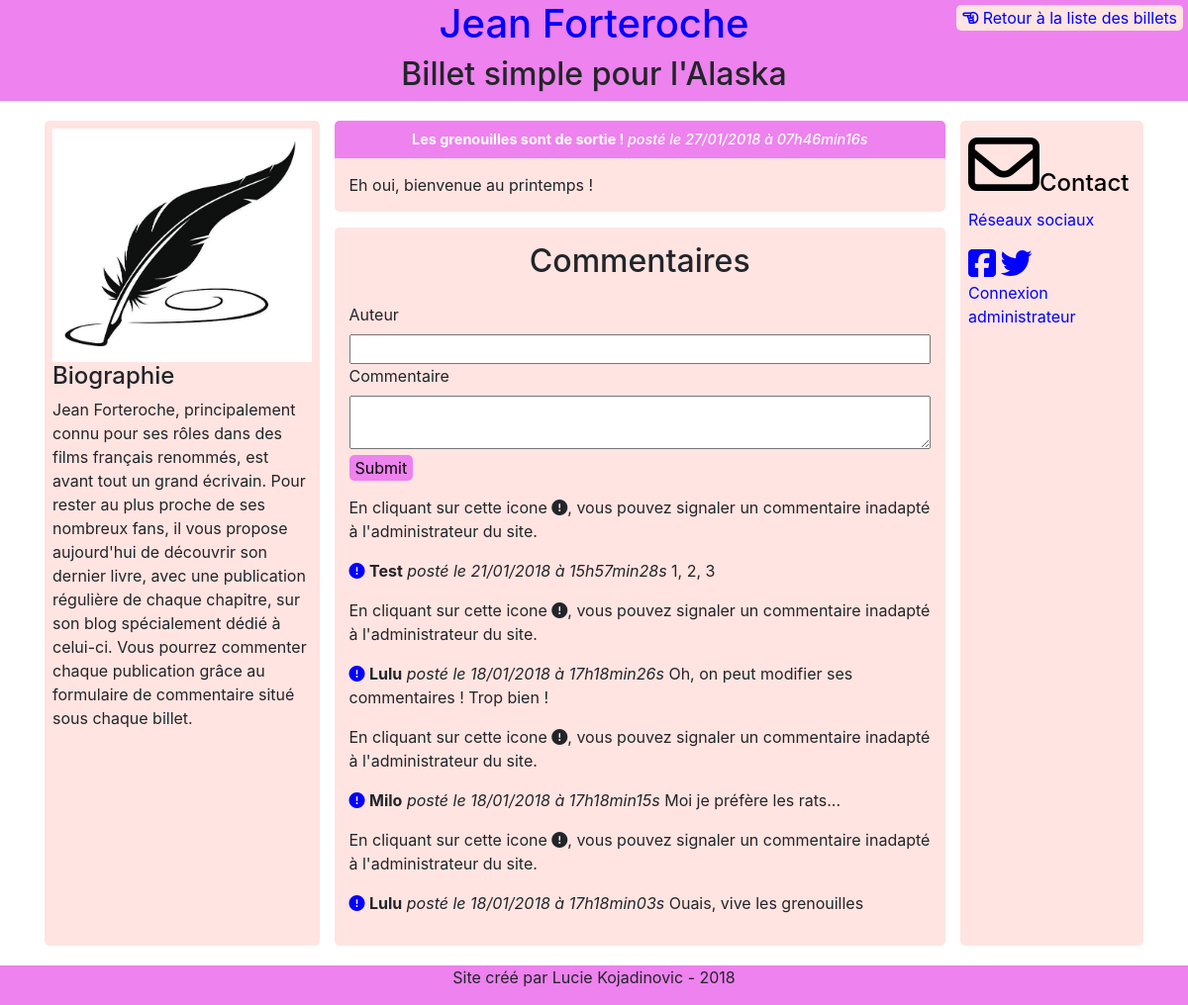
Page /index.php?action=post&id=2 on the committed database.
### tables this page shows
CREATE TABLE `posts` (
  `id` int(11) NOT NULL,
  `title` varchar(255) NOT NULL,
  `content` text NOT NULL,
  `creation_date` datetime NOT NULL
);

CREATE TABLE `comments` (
  `id` int(11) NOT NULL,
  `id_post` int(11) NOT NULL,
  `author` varchar(255) NOT NULL,
  `comment` text NOT NULL,
  `comment_date` datetime NOT NULL,
  `signalised` tinyint(1) NOT NULL DEFAULT '0'
);

### controler/frontend.php (called while the page is built, shortened)
<?php
require_once('./model/PostManager.php');
require_once('./model/CommentManager.php');
class FrontendControler
{
	public function post($postId, $signalised = false) {
		$postManager = new \Kldr\Blog\Model\PostManager();
		$commentManager = new \Kldr\Blog\Model\CommentManager();
		$post = $postManager->getPost($postId);
		$comments = $commentManager->getComments($postId);
		require('./view/frontend/postView.php');
	}
}

### model/PostManager.php (called while the page is built, shortened)
<?php
class PostManager extends Manager
{
    public function getPost($postId) {
        $db = $this->dbConnect();
        $req = $db->prepare('SELECT id, title, content, DATE_FORMAT(creation_date, \'%d/%m/%Y à %Hh%imin%ss\') AS creation_date FROM posts WHERE id = ?');
        $req->execute(array($postId));
        $post = $req->fetch();
        return $post;
    }
}

### model/CommentManager.php (called while the page is built, shortened)
<?php
class CommentManager extends Manager
{
    public function getComments($postId)
    {
		$db = $this->dbConnect();
	    $comments = $db->prepare('SELECT id, id_post, author, comment, DATE_FORMAT(comment_date, \'%d/%m/%Y à %Hh%imin%ss\') AS comment_date FROM comments WHERE id_post = ? ORDER BY comment_date DESC');
	    $comments->execute(array($postId));
    return $comments;
	}
}

### view/frontend/postView.php (the view, shortened to what this page needs)
<div>
    <button type="submit" id="return"><a href="index.php"><i class="fa fa-hand-o-left" aria-hidden="true"></i> Retour à la liste des billets</a></button>
</div>
<div class="col-md-7">
    <?php
    if(!empty($post)) {
    ?>
        <div class="news">
            <h3>
                <strong><?php echo htmlspecialchars($post['title']); ?> </strong>
                <i>posté le <?php echo htmlspecialchars($post['creation_date']); ?> </i>
            </h3>
            <p>
            <?php echo nl2br (htmlspecialchars($post['content'])); ?>
            </p>
        </div>
    <?php
    } else {
        echo "<p>Ce billet n'existe pas !</p>";
    }
    ?>
    <div id="commentDisplay" class="row">
        <h2>Commentaires</h2>
        <form action="index.php?action=addComment&amp;id=<?php echo htmlspecialchars($post['id']); ?>" method="post" id="formComment">
            <div id="commentView">
                <label for="author">Auteur</label><br />
                <input type="text" id="author" name="author" />
            </div>
            <div>
                <label for="comment">Commentaire</label><br />
                <textarea id="comment" name="comment"></textarea>
            </div>
            <div>
                <input type="submit" id="submitComment" />
            </div>
        </form>
        <?php
        while ($comment = $comments->fetch()) {
            ?>
            <p>En cliquant sur cette icone <i class="fa fa-exclamation-circle" aria-hidden="true"></i>, vous pouvez signaler un commentaire inadapté à l'administrateur du site.</p>
            <p>
                <a href="index.php?action=signalComment&amp;id=<?php echo htmlspecialchars($comment['id']); ?>&amp;postId=<?php echo htmlspecialchars($_GET['id']); ?>"><i class="fa fa-exclamation-circle" aria-hidden="true"></i></a>
                <strong><?php echo htmlspecialchars($comment['author']); ?></strong>
                <i>posté le <?php echo htmlspecialchars($comment['comment_date']); ?> </i>
                <?php echo nl2br(htmlspecialchars($comment['comment'])); ?>
            </p>
        <?php
        }
        ?>
    </div>
</div>
<?php $content = ob_get_clean(); ?>
<?php require('./view/template.php'); ?>

### index.php (shortened to what this page needs)
<?php
require('controler/frontend.php');
$frontendControler = new \Kldr\Blog\Controler\FrontendControler();
$backendControler = new \Kldr\Blog\Controler\BackendControler();
if (isset($_GET['action'])) {
    if ($_GET['action'] == 'listPosts') {
        $frontendControler->listPosts();
    }
    elseif ($_GET['action'] == 'post') {
        if (isset($_GET['id']) && $_GET['id'] > 0) {
            if (isset($_GET['signaled'])) {
                $frontendControler->post($_GET['id'], true);
            } else {
                $frontendControler->post($_GET['id']);
            }
        } else {
            throw new Exception('Aucun identifiant de billet envoyé');
        }
    } elseif ($_GET['action'] == 'editForm') {
        if (isset($_GET['id']) && $_GET['id'] > 0 && !empty($_POST['comment']) && !empty($_POST['id_post'])) {
            $backendControler->modifyComment($_GET['id'], $_POST['comment'], $_POST['id_post']);
        } else {
            throw new Exception('Erreur');
        }
    } elseif ($_GET['action'] == 'displayCommentsForm') {
        if (isset($_GET['id']) && $_GET['id'] > 0) {
            $frontendControler->displayCommentsForm($_GET['id']);
        } else {
            throw new Exception('Aucun identifiant de billet envoyé');
        }
    } elseif ($_GET['action'] == 'login') {
        if (isset($_POST['password']) AND $_POST['password'] == "Alaska" AND isset($_POST['pseudo']) AND $_POST['pseudo'] == "Forteroche") {
        $backendControler->adminIndex();
        } else {
       $backendControler->adminForm('Votre identifiant ou votre mot de passe est incorrect !');
        }
    } elseif ($_GET['action'] == 'adminLogin') {
        $backendControler->adminForm();
    } elseif ($_GET['action'] == 'adminViewPosts') {
        $backendControler->adminPosts();
    } elseif ($_GET['action'] == 'adminViewComments') {
        $backendControler->adminComments();
    } elseif ($_GET['action'] == 'signalComment') {
        if (isset($_GET['id']) && $_GET['id'] > 0) {
            $frontendControler->signal($_GET['id'], $_GET['postId']);
        }
    }
} else {
    $frontendControler->listPosts();
}

### view/template.php (shortened to what this page needs)
<!doctype html>
<html lang="fr">
	<head>
	    <link rel="stylesheet" href="https://maxcdn.bootstrapcdn.com/bootstrap/4.0.0/css/bootstrap.min.css" />
	    <link rel="stylesheet" href="public/css/style.css" type="text/css" />
	</head>
	<body>
		<div id="header">
		    <div class="container">
		        <div class="row headerRow">
		            <h1><a href="index.php">Jean Forteroche</a></h1>
		            <h2>Billet simple pour l'Alaska</h2>
		        </div>
		    </div>
		</div>
		<div id="content">
		    <div class="container">
		        <div class="row">
		            <div class="biography col-md-3">
		                <img src="./public/img/leather.jpg" alt="logo_JF" id="logo_JF" />
		                <h4>Biographie</h4>
		                <p>Jean Forteroche, principalement connu pour ses rôles dans des films français renommés, est avant tout un grand écrivain. Pour rester au plus proche de ses nombreux fans, il vous propose aujourd'hui de découvrir son dernier livre, avec une publication régulière de chaque chapitre, sur son blog spécialement dédié à celui-ci. Vous pourrez commenter chaque publication grâce au formulaire de commentaire situé sous chaque billet.</p>
		            </div>
					<?php echo $content ?>
					<div class="admin col-md-2">
						<div id="contact">
							<h4><a href="mailto:jean-forteroche@kldr.com"><i class="fa fa-envelope-o fa-3x" aria-hidden="true"></i>Contact</a></h4>
						</div>
						<div id="socialNetwork">
							<p>Réseaux sociaux</p>
							<i class="fa fa-facebook-square fa-2x" aria-hidden="true"></i>
							<i class="fa fa-twitter fa-2x" aria-hidden="true"></i>
						</div>
						<a href="index.php?action=adminLogin">Connexion administrateur</a>
					</div>
				</div>
			</div>
		</div>
		<div id="footer">
			<div class="container">
				<div class="row footerRow">
					<p>Site créé par Lucie Kojadinovic - 2018</p>
				</div>
			</div>
		</div>
	</body>
</html>

### public/css/style.css (style rules this page uses)
.row { margin : 0; }
h1, h2 { text-align: center; }
body { display: flex; flex-direction: column; min-height: 100vh; }
#header, #footer { background-color: violet; }
.headerRow { justify-content: center; flex-direction: column; }
#content { margin-top : 20px; margin-bottom : 20px; flex-grow: 1; }
#return { color: white; text-decoration: none; border-radius: 5px; border: none; background-color: mistyrose; margin: 5px 5px 0 0; position: absolute; right: 0; top: 0; }
.biography, .choice { background-color: mistyrose; border-radius : 5px; padding: 8px; }
#logo_JF { width: 100%; }
.news { margin: auto; border-radius: 5px; }
.news h3 { padding: 10px; background-color: violet; color: white; font-size: 0.9em; margin-bottom: 0px; text-align: center; border-top-left-radius: 5px; border-top-right-radius: 5px; }
.news p { background-color: mistyrose; margin-top: 0px; padding: 15px; border-bottom-left-radius: 5px; border-bottom-right-radius: 5px; }
a { text-decoration: none; color: blue; }
#commentDisplay { flex-direction: column; background-color: mistyrose; border-radius : 5px; padding: 15px; }
#formComment { margin: 15px 0; }
#author, #comment { width: 100%; }
#submitComment { border-radius: 5px; border: none; background-color: violet; }
.admin { background-color: mistyrose; border-radius : 5px; padding: 8px; }
#contact a { color: black; }
#socialNetwork { color: blue; }
.footerRow { justify-content: center; }

### rows in the picture
posts: title "Les grenouilles sont de sortie !", content "Eh oui, bienvenue au printemps !"
comments: author "Test", comment_date "21/01/2018 à 15h57min28s", comment "1, 2, 3"
comments: author "Lulu", comment_date "18/01/2018 à 17h18min26s", comment "Oh, on peut modifier ses commentaires ! Trop bien !"
comments: author "Milo", comment_date "18/01/2018 à 17h18min15s", comment "Moi je préfère les rats..."
comments: author "Lulu", comment_date "18/01/2018 à 17h18min03s", comment "Ouais, vive les grenouilles"

### other values in the picture
$post['creation_date'] "27/01/2018 à 07h46min16s"
